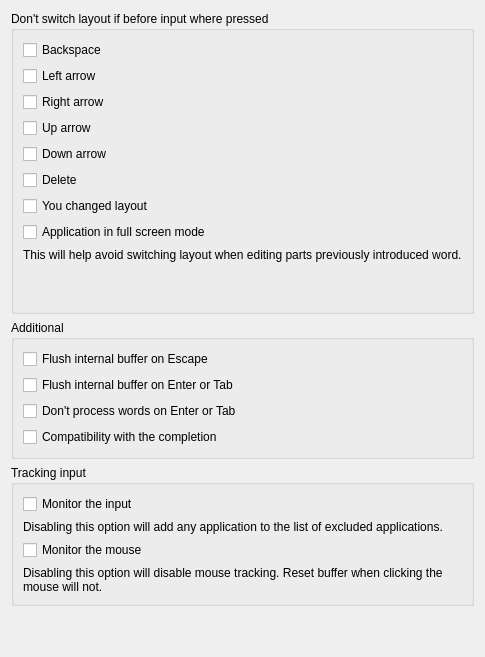
     <widget class="TabBar" name="tabTroubleshooting">
      <property name="locale">
       <locale language="English" country="UnitedStates"/>
      </property>
      <attribute name="title">
       <string>Troubleshooting</string>
      </attribute>
      <layout class="QVBoxLayout" name="verticalLayout_12">
       <item>
        <widget class="QGroupBox" name="groupBox_5">
         <property name="title">
          <string>Don't switch layout if before input where pressed</string>
         </property>
         <layout class="QGridLayout" name="gridLayout_12">
          <item row="0" column="0">
           <layout class="QVBoxLayout" name="verticalLayout_10">
            <item>
             <widget class="QCheckBox" name="tabTroubleshooting_chkBackspace">
              <property name="text">
               <string>Backspace</string>
              </property>
             </widget>
            </item>
            <item>
             <widget class="QCheckBox" name="tabTroubleshooting_chkLeftArrow">
              <property name="text">
               <string>Left arrow</string>
              </property>
             </widget>
            </item>
            <item>
             <widget class="QCheckBox" name="tabTroubleshooting_chkRightArrow">
              <property name="text">
               <string>Right arrow</string>
              </property>
             </widget>
            </item>
            <item>
             <widget class="QCheckBox" name="tabTroubleshooting_chkUpArrow">
              <property name="text">
               <string>Up arrow</string>
              </property>
             </widget>
            </item>
            <item>
             <widget class="QCheckBox" name="tabTroubleshooting_chkDownArrow">
              <property name="text">
               <string>Down arrow</string>
              </property>
             </widget>
            </item>
            <item>
             <widget class="QCheckBox" name="tabTroubleshooting_chkDelete">
              <property name="text">
               <string>Delete</string>
              </property>
             </widget>
            </item>
            <item>
             <widget class="QCheckBox" name="tabTroubleshooting_chkChangeLayout">
              <property name="text">
               <string>You changed layout</string>
              </property>
             </widget>
            </item>
            <item>
             <widget class="QCheckBox" name="tabTroubleshooting_chkFullScreen">
              <property name="text">
               <string>Application in full screen mode</string>
              </property>
             </widget>
            </item>
            <item>
             <widget class="QLabel" name="lblProperties">
              <property name="text">
               <string>This will help avoid switching layout when editing parts previously introduced word.</string>
              </property>
             </widget>
            </item>
            <item>
             <spacer name="verticalSpacer_7">
              <property name="orientation">
               <enum>Qt::Vertical</enum>
              </property>
              <property name="sizeType">
               <enum>QSizePolicy::Fixed</enum>
              </property>
              <property name="sizeHint" stdset="0">
               <size>
                <width>20</width>
                <height>40</height>
               </size>
              </property>
             </spacer>
            </item>
           </layout>
          </item>
         </layout>
        </widget>
       </item>
       <item>
        <widget class="QGroupBox" name="groupBox_6">
         <property name="title">
          <string>Additional</string>
         </property>
         <layout class="QGridLayout" name="gridLayout_13">
          <item row="0" column="0">
           <layout class="QVBoxLayout" name="verticalLayout_11">
            <item>
             <widget class="QCheckBox" name="tabTroubleshooting_chkFlushInterBuffEscape">
              <property name="text">
               <string>Flush internal buffer on Escape</string>
              </property>
             </widget>
            </item>
            <item>
             <widget class="QCheckBox" name="tabTroubleshooting_chkFlushInterBuffEnterTab">
              <property name="text">
               <string>Flush internal buffer on Enter or Tab</string>
              </property>
             </widget>
            </item>
            <item>
             <widget class="QCheckBox" name="tabTroubleshooting_chkProcessWordEnterTab">
              <property name="text">
               <string>Don't process words on Enter or Tab</string>
              </property>
             </widget>
            </item>
            <item>
             <widget class="QCheckBox" name="tabTroubleshooting_chkCompatCompletion">
              <property name="text">
               <string>Compatibility with the completion</string>
              </property>
             </widget>
            </item>
           </layout>
          </item>
         </layout>
        </widget>
       </item>
       <item>
        <widget class="QGroupBox" name="groupBox_7">
         <property name="title">
          <string>Tracking input</string>
         </property>
         <layout class="QGridLayout" name="gridLayout_15">
          <item row="0" column="0">
           <layout class="QGridLayout" name="gridLayout_14">
            <item row="0" column="0">
             <widget class="QCheckBox" name="tabTroubleshooting_chkMonitorInput">
              <property name="text">
               <string>Monitor the input</string>
              </property>
             </widget>
            </item>
            <item row="1" column="0">
             <widget class="QLabel" name="lblProperties_2">
              <property name="text">
               <string>Disabling this option will add any application to the list of excluded applications.</string>
              </property>
             </widget>
            </item>
            <item row="2" column="0">
             <widget class="QCheckBox" name="tabTroubleshooting_chkMonitorMouse">
              <property name="text">
               <string>Monitor the mouse</string>
              </property>
             </widget>
            </item>
            <item row="3" column="0">
             <widget class="QLabel" name="lblProperties_3">
              <property name="text">
               <string>Disabling this option will disable mouse tracking. Reset buffer when clicking the mouse will not.</string>
              </property>
              <property name="wordWrap">
               <bool>true</bool>
              </property>
             </widget>
            </item>
           </layout>
          </item>
         </layout>
        </widget>
       </item>
       <item>
        <spacer name="verticalSpacer_11">
         <property name="orientation">
          <enum>Qt::Vertical</enum>
         </property>
         <property name="sizeHint" stdset="0">
          <size>
           <width>20</width>
           <height>40</height>
          </size>
         </property>
        </spacer>
       </item>
      </layout>
     </widget>
